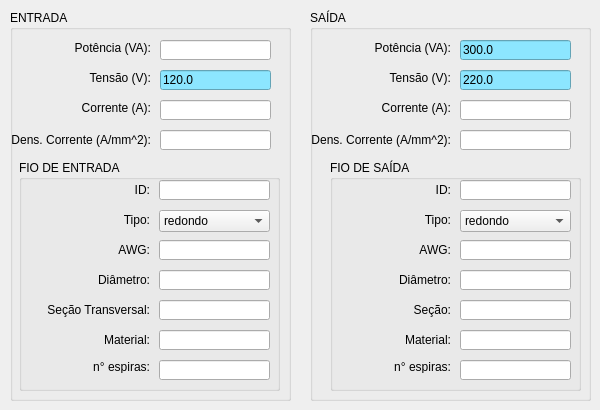
    <widget class="QWidget" name="tab_input">
     <attribute name="title">
      <string>Entrada / Saída</string>
     </attribute>
     <widget class="QGroupBox" name="groupBox_Input">
      <property name="geometry">
       <rect>
        <x>10</x>
        <y>10</y>
        <width>281</width>
        <height>391</height>
       </rect>
      </property>
      <property name="title">
       <string>ENTRADA</string>
      </property>
      <widget class="QLabel" name="label_currentInput">
       <property name="geometry">
        <rect>
         <x>60</x>
         <y>90</y>
         <width>81</width>
         <height>16</height>
        </rect>
       </property>
       <property name="text">
        <string>Corrente (A):</string>
       </property>
       <property name="alignment">
        <set>Qt::AlignRight|Qt::AlignTrailing|Qt::AlignVCenter</set>
       </property>
      </widget>
      <widget class="QLineEdit" name="lineEdit_voltageInput">
       <property name="geometry">
        <rect>
         <x>150</x>
         <y>60</y>
         <width>111</width>
         <height>20</height>
        </rect>
       </property>
       <property name="styleSheet">
        <string notr="true">background-color: rgb(140, 230, 255);</string>
       </property>
       <property name="text">
        <string>120.0</string>
       </property>
      </widget>
      <widget class="QLabel" name="label_powerInput">
       <property name="geometry">
        <rect>
         <x>60</x>
         <y>30</y>
         <width>81</width>
         <height>16</height>
        </rect>
       </property>
       <property name="text">
        <string>Potência (VA):</string>
       </property>
       <property name="alignment">
        <set>Qt::AlignRight|Qt::AlignTrailing|Qt::AlignVCenter</set>
       </property>
      </widget>
      <widget class="QLabel" name="label_voltageInput">
       <property name="geometry">
        <rect>
         <x>60</x>
         <y>60</y>
         <width>81</width>
         <height>16</height>
        </rect>
       </property>
       <property name="text">
        <string>Tensão (V):</string>
       </property>
       <property name="alignment">
        <set>Qt::AlignRight|Qt::AlignTrailing|Qt::AlignVCenter</set>
       </property>
      </widget>
      <widget class="QLineEdit" name="lineEdit_powerInput">
       <property name="geometry">
        <rect>
         <x>150</x>
         <y>30</y>
         <width>111</width>
         <height>20</height>
        </rect>
       </property>
      </widget>
      <widget class="QLineEdit" name="lineEdit_currentInput">
       <property name="geometry">
        <rect>
         <x>150</x>
         <y>90</y>
         <width>111</width>
         <height>20</height>
        </rect>
       </property>
      </widget>
      <widget class="QLineEdit" name="lineEdit_densityCurrentInput">
       <property name="geometry">
        <rect>
         <x>150</x>
         <y>120</y>
         <width>111</width>
         <height>20</height>
        </rect>
       </property>
      </widget>
      <widget class="QLabel" name="label_densityCurrentInput">
       <property name="geometry">
        <rect>
         <x>0</x>
         <y>120</y>
         <width>141</width>
         <height>20</height>
        </rect>
       </property>
       <property name="text">
        <string>Dens. Corrente (A/mm^2):</string>
       </property>
       <property name="alignment">
        <set>Qt::AlignRight|Qt::AlignTrailing|Qt::AlignVCenter</set>
       </property>
      </widget>
      <widget class="QGroupBox" name="groupBox_InputWire">
       <property name="geometry">
        <rect>
         <x>9</x>
         <y>150</y>
         <width>261</width>
         <height>231</height>
        </rect>
       </property>
       <property name="title">
        <string>FIO DE ENTRADA</string>
       </property>
       <widget class="QLineEdit" name="lineEdit_wireMaterialInput">
        <property name="geometry">
         <rect>
          <x>140</x>
          <y>170</y>
          <width>111</width>
          <height>20</height>
         </rect>
        </property>
        <property name="text">
         <string/>
        </property>
       </widget>
       <widget class="QLabel" name="label_wireIDInput">
        <property name="geometry">
         <rect>
          <x>50</x>
          <y>20</y>
          <width>81</width>
          <height>20</height>
         </rect>
        </property>
        <property name="text">
         <string>ID:</string>
        </property>
        <property name="alignment">
         <set>Qt::AlignRight|Qt::AlignTrailing|Qt::AlignVCenter</set>
        </property>
       </widget>
       <widget class="QLineEdit" name="lineEdit_wireIDInput">
        <property name="geometry">
         <rect>
          <x>140</x>
          <y>20</y>
          <width>111</width>
          <height>20</height>
         </rect>
        </property>
       </widget>
       <widget class="QComboBox" name="comboBox_wireTypeInput">
        <property name="geometry">
         <rect>
          <x>140</x>
          <y>50</y>
          <width>111</width>
          <height>22</height>
         </rect>
        </property>
        <item>
         <property name="text">
          <string>redondo</string>
         </property>
        </item>
        <item>
         <property name="text">
          <string>retangular</string>
         </property>
        </item>
       </widget>
       <widget class="QLabel" name="label_wireAWGInput">
        <property name="geometry">
         <rect>
          <x>50</x>
          <y>80</y>
          <width>81</width>
          <height>20</height>
         </rect>
        </property>
        <property name="text">
         <string>AWG:</string>
        </property>
        <property name="alignment">
         <set>Qt::AlignRight|Qt::AlignTrailing|Qt::AlignVCenter</set>
        </property>
       </widget>
       <widget class="QLabel" name="label_wireAreaInput">
        <property name="geometry">
         <rect>
          <x>20</x>
          <y>140</y>
          <width>111</width>
          <height>20</height>
         </rect>
        </property>
        <property name="text">
         <string>Seção Transversal:</string>
        </property>
        <property name="alignment">
         <set>Qt::AlignRight|Qt::AlignTrailing|Qt::AlignVCenter</set>
        </property>
       </widget>
       <widget class="QLineEdit" name="lineEdit_wireAWGInput">
        <property name="geometry">
         <rect>
          <x>140</x>
          <y>80</y>
          <width>111</width>
          <height>20</height>
         </rect>
        </property>
        <property name="text">
         <string/>
        </property>
       </widget>
       <widget class="QLabel" name="label_wireMaterialInput">
        <property name="geometry">
         <rect>
          <x>50</x>
          <y>170</y>
          <width>81</width>
          <height>20</height>
         </rect>
        </property>
        <property name="text">
         <string>Material:</string>
        </property>
        <property name="alignment">
         <set>Qt::AlignRight|Qt::AlignTrailing|Qt::AlignVCenter</set>
        </property>
       </widget>
       <widget class="QLabel" name="label_wireTypeInput">
        <property name="geometry">
         <rect>
          <x>50</x>
          <y>50</y>
          <width>81</width>
          <height>20</height>
         </rect>
        </property>
        <property name="text">
         <string>Tipo:</string>
        </property>
        <property name="alignment">
         <set>Qt::AlignRight|Qt::AlignTrailing|Qt::AlignVCenter</set>
        </property>
       </widget>
       <widget class="QLabel" name="label_wireDiameterInput">
        <property name="geometry">
         <rect>
          <x>50</x>
          <y>110</y>
          <width>81</width>
          <height>20</height>
         </rect>
        </property>
        <property name="text">
         <string>Diâmetro:</string>
        </property>
        <property name="alignment">
         <set>Qt::AlignRight|Qt::AlignTrailing|Qt::AlignVCenter</set>
        </property>
       </widget>
       <widget class="QLineEdit" name="lineEdit_wireDiameterInput">
        <property name="geometry">
         <rect>
          <x>140</x>
          <y>110</y>
          <width>111</width>
          <height>20</height>
         </rect>
        </property>
        <property name="text">
         <string/>
        </property>
       </widget>
       <widget class="QLineEdit" name="lineEdit_wireAreaInput">
        <property name="geometry">
         <rect>
          <x>140</x>
          <y>140</y>
          <width>111</width>
          <height>20</height>
         </rect>
        </property>
        <property name="text">
         <string/>
        </property>
       </widget>
       <widget class="QLabel" name="label_turnsIN">
        <property name="geometry">
         <rect>
          <x>50</x>
          <y>200</y>
          <width>81</width>
          <height>13</height>
         </rect>
        </property>
        <property name="text">
         <string>n° espiras:</string>
        </property>
        <property name="alignment">
         <set>Qt::AlignRight|Qt::AlignTrailing|Qt::AlignVCenter</set>
        </property>
       </widget>
       <widget class="QLineEdit" name="lineEdit_turnsIN">
        <property name="geometry">
         <rect>
          <x>140</x>
          <y>200</y>
          <width>111</width>
          <height>20</height>
         </rect>
        </property>
       </widget>
      </widget>
     </widget>
     <widget class="QGroupBox" name="groupBox_Output">
      <property name="geometry">
       <rect>
        <x>310</x>
        <y>10</y>
        <width>281</width>
        <height>391</height>
       </rect>
      </property>
      <property name="title">
       <string>SAÍDA</string>
      </property>
      <widget class="QLabel" name="label_currentOutput">
       <property name="geometry">
        <rect>
         <x>60</x>
         <y>90</y>
         <width>81</width>
         <height>16</height>
        </rect>
       </property>
       <property name="text">
        <string>Corrente (A):</string>
       </property>
       <property name="alignment">
        <set>Qt::AlignRight|Qt::AlignTrailing|Qt::AlignVCenter</set>
       </property>
      </widget>
      <widget class="QLineEdit" name="lineEdit_voltageOutput">
       <property name="geometry">
        <rect>
         <x>150</x>
         <y>60</y>
         <width>111</width>
         <height>20</height>
        </rect>
       </property>
       <property name="styleSheet">
        <string notr="true">background-color: rgb(140, 230, 255);</string>
       </property>
       <property name="text">
        <string>220.0</string>
       </property>
      </widget>
      <widget class="QLabel" name="label_powerOutput">
       <property name="geometry">
        <rect>
         <x>60</x>
         <y>30</y>
         <width>81</width>
         <height>16</height>
        </rect>
       </property>
       <property name="text">
        <string>Potência (VA):</string>
       </property>
       <property name="alignment">
        <set>Qt::AlignRight|Qt::AlignTrailing|Qt::AlignVCenter</set>
       </property>
      </widget>
      <widget class="QLabel" name="label_voltageOutput">
       <property name="geometry">
        <rect>
         <x>60</x>
         <y>60</y>
         <width>81</width>
         <height>16</height>
        </rect>
       </property>
       <property name="text">
        <string>Tensão (V):</string>
       </property>
       <property name="alignment">
        <set>Qt::AlignRight|Qt::AlignTrailing|Qt::AlignVCenter</set>
       </property>
      </widget>
      <widget class="QLineEdit" name="lineEdit_powerOutput">
       <property name="geometry">
        <rect>
         <x>150</x>
         <y>30</y>
         <width>111</width>
         <height>20</height>
        </rect>
       </property>
       <property name="styleSheet">
        <string notr="true">background-color: rgb(140, 230, 255);</string>
       </property>
       <property name="text">
        <string>300.0</string>
       </property>
      </widget>
      <widget class="QLineEdit" name="lineEdit_currentOutput">
       <property name="geometry">
        <rect>
         <x>150</x>
         <y>90</y>
         <width>111</width>
         <height>20</height>
        </rect>
       </property>
      </widget>
      <widget class="QLineEdit" name="lineEdit_densityCurrentOutput">
       <property name="geometry">
        <rect>
         <x>150</x>
         <y>120</y>
         <width>111</width>
         <height>20</height>
        </rect>
       </property>
      </widget>
      <widget class="QLabel" name="label_densityCurrentOutput">
       <property name="geometry">
        <rect>
         <x>0</x>
         <y>120</y>
         <width>141</width>
         <height>20</height>
        </rect>
       </property>
       <property name="text">
        <string>Dens. Corrente (A/mm^2):</string>
       </property>
       <property name="alignment">
        <set>Qt::AlignRight|Qt::AlignTrailing|Qt::AlignVCenter</set>
       </property>
      </widget>
      <widget class="QGroupBox" name="groupBox_outputWire">
       <property name="geometry">
        <rect>
         <x>20</x>
         <y>150</y>
         <width>251</width>
         <height>231</height>
        </rect>
       </property>
       <property name="title">
        <string>FIO DE SAÍDA</string>
       </property>
       <widget class="QLineEdit" name="lineEdit_wireMaterialOutput">
        <property name="geometry">
         <rect>
          <x>130</x>
          <y>170</y>
          <width>111</width>
          <height>20</height>
         </rect>
        </property>
        <property name="text">
         <string/>
        </property>
       </widget>
       <widget class="QComboBox" name="comboBox_wireTypeOutput">
        <property name="geometry">
         <rect>
          <x>130</x>
          <y>50</y>
          <width>111</width>
          <height>22</height>
         </rect>
        </property>
        <item>
         <property name="text">
          <string>redondo</string>
         </property>
        </item>
        <item>
         <property name="text">
          <string>retangular</string>
         </property>
        </item>
       </widget>
       <widget class="QLabel" name="label_wireTypeOutput">
        <property name="geometry">
         <rect>
          <x>40</x>
          <y>50</y>
          <width>81</width>
          <height>20</height>
         </rect>
        </property>
        <property name="text">
         <string>Tipo:</string>
        </property>
        <property name="alignment">
         <set>Qt::AlignRight|Qt::AlignTrailing|Qt::AlignVCenter</set>
        </property>
       </widget>
       <widget class="QLabel" name="label_wireDiameterOutput">
        <property name="geometry">
         <rect>
          <x>40</x>
          <y>110</y>
          <width>81</width>
          <height>20</height>
         </rect>
        </property>
        <property name="text">
         <string>Diâmetro:</string>
        </property>
        <property name="alignment">
         <set>Qt::AlignRight|Qt::AlignTrailing|Qt::AlignVCenter</set>
        </property>
       </widget>
       <widget class="QLineEdit" name="lineEdit_wireAreaOutput">
        <property name="geometry">
         <rect>
          <x>130</x>
          <y>140</y>
          <width>111</width>
          <height>20</height>
         </rect>
        </property>
        <property name="text">
         <string/>
        </property>
       </widget>
       <widget class="QLabel" name="label_wireAreaOutput">
        <property name="geometry">
         <rect>
          <x>40</x>
          <y>140</y>
          <width>81</width>
          <height>20</height>
         </rect>
        </property>
        <property name="text">
         <string>Seção:</string>
        </property>
        <property name="alignment">
         <set>Qt::AlignRight|Qt::AlignTrailing|Qt::AlignVCenter</set>
        </property>
       </widget>
       <widget class="QLabel" name="label_wireAWGOutput">
        <property name="geometry">
         <rect>
          <x>40</x>
          <y>80</y>
          <width>81</width>
          <height>20</height>
         </rect>
        </property>
        <property name="text">
         <string>AWG:</string>
        </property>
        <property name="alignment">
         <set>Qt::AlignRight|Qt::AlignTrailing|Qt::AlignVCenter</set>
        </property>
       </widget>
       <widget class="QLineEdit" name="lineEdit_wireIDOutput">
        <property name="geometry">
         <rect>
          <x>130</x>
          <y>20</y>
          <width>111</width>
          <height>20</height>
         </rect>
        </property>
       </widget>
       <widget class="QLabel" name="label_wireMaterialOutput">
        <property name="geometry">
         <rect>
          <x>40</x>
          <y>170</y>
          <width>81</width>
          <height>20</height>
         </rect>
        </property>
        <property name="text">
         <string>Material:</string>
        </property>
        <property name="alignment">
         <set>Qt::AlignRight|Qt::AlignTrailing|Qt::AlignVCenter</set>
        </property>
       </widget>
       <widget class="QLabel" name="label_wireIDOutput">
        <property name="geometry">
         <rect>
          <x>40</x>
          <y>20</y>
          <width>81</width>
          <height>20</height>
         </rect>
        </property>
        <property name="text">
         <string>ID:</string>
        </property>
        <property name="alignment">
         <set>Qt::AlignRight|Qt::AlignTrailing|Qt::AlignVCenter</set>
        </property>
       </widget>
       <widget class="QLineEdit" name="lineEdit_wireAWGOutput">
        <property name="geometry">
         <rect>
          <x>130</x>
          <y>80</y>
          <width>111</width>
          <height>20</height>
         </rect>
        </property>
        <property name="text">
         <string/>
        </property>
       </widget>
       <widget class="QLineEdit" name="lineEdit_wireDiameterOutput">
        <property name="geometry">
         <rect>
          <x>130</x>
          <y>110</y>
          <width>111</width>
          <height>20</height>
         </rect>
        </property>
        <property name="text">
         <string/>
        </property>
       </widget>
       <widget class="QLabel" name="label_turnsOUT">
        <property name="geometry">
         <rect>
          <x>40</x>
          <y>200</y>
          <width>81</width>
          <height>13</height>
         </rect>
        </property>
        <property name="text">
         <string>n° espiras:</string>
        </property>
        <property name="alignment">
         <set>Qt::AlignRight|Qt::AlignTrailing|Qt::AlignVCenter</set>
        </property>
       </widget>
       <widget class="QLineEdit" name="lineEdit_turnsOUT">
        <property name="geometry">
         <rect>
          <x>130</x>
          <y>200</y>
          <width>111</width>
          <height>20</height>
         </rect>
        </property>
       </widget>
      </widget>
     </widget>
    </widget>
